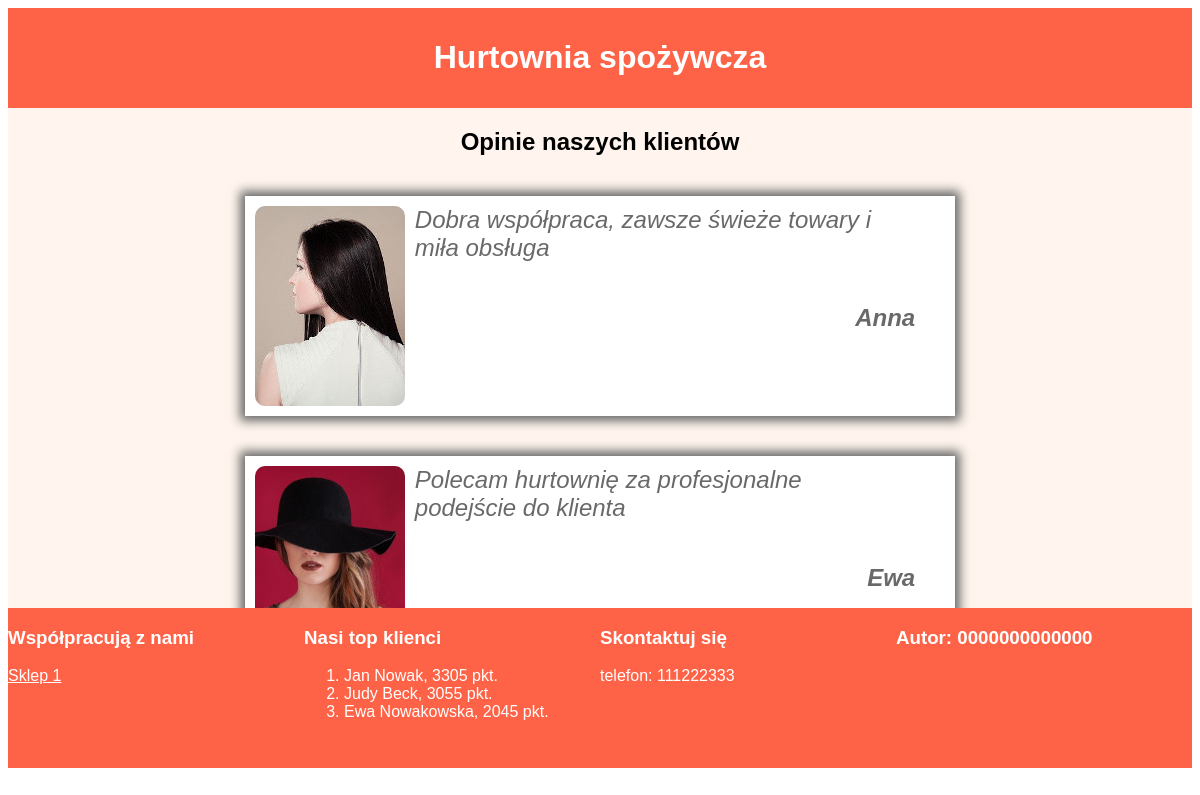
/03_raporty/opinie.php, run on the app's committed database.
### tables this page shows
CREATE TABLE `opinie` (
  `id` int(10) UNSIGNED NOT NULL,
  `Klienci_id` int(10) UNSIGNED NOT NULL,
  `opinia` text DEFAULT NULL,
  `ocena` tinyint(3) UNSIGNED DEFAULT NULL
);

CREATE TABLE `klienci` (
  `id` int(10) UNSIGNED NOT NULL,
  `Typy_id` int(10) UNSIGNED NOT NULL,
  `imie` text DEFAULT NULL,
  `nazwisko` text DEFAULT NULL,
  `zdjecie` varchar(20) DEFAULT NULL,
  `punkty` int(10) UNSIGNED DEFAULT NULL
);

### 03_raporty/opinie.php (the view, shortened to what this page needs)
<?php
$link = new mysqli('localhost','root','','5e_1_hurtownia');
$sql = "SELECT zdjecie, imie, opinia
        FROM klienci
        JOIN opinie on opinie.Klienci_id = klienci.id
        WHERE Typy_id IN (2,3)";
$result = $link -> query($sql);
$revievs = $result -> fetch_all(1);
$sql = "SELECT imie, nazwisko, punkty
        FROM Klienci
        ORDER BY punkty DESC
        LIMIT 3";
$result = $link -> query($sql);
$tops = $result -> fetch_all(1);
?>
<!DOCTYPE html>
<html lang="pl">
<head>
    <link rel="stylesheet" href="styl3.css">
</head>
<body>
    <header>
        <h1>Hurtownia spożywcza</h1>
    </header>
    <main>
        <h2>Opinie naszych klientów</h2>
        <?php
            foreach($revievs as $reviev){
                echo "<section>
                        <img src={$reviev['zdjecie']} alt='klient'>
                        <blockquote>{$reviev['opinia']}</blockquote>
                        <h4>{$reviev['imie']}</h4>
                    </section>";
            }
        ?>
    </main>
    <footer>
        <section>
            <h3>Współpracują z nami</h3>
            <a href="http://sklep.pl">Sklep 1</a>
        </section>
        <section>
            <h3>Nasi top klienci</h3>
            <ol>
                <?php
                    foreach($tops as $top){
                        echo "<li>{$top['imie']} {$top['nazwisko']}, {$top['punkty']} pkt.</li>";
                    }
                ?>
            </ol>
        </section>
        <section>
            <h3>Skontaktuj się</h3>
            <p>telefon: 111222333</p>
        </section>
        <section>
            <h3>Autor: 0000000000000</h3>
        </section>
    </footer>
</body>
</html>

### 03_raporty/styl3.css (style rules this page uses)
* { font-family: tahoma, sans-serif; }
header { background-color: tomato; color: white; padding: 10px; }
main { background-color: seashell; height: 500px; overflow: auto; }
footer { display: flex; }
footer section { background-color: tomato; color: white; width: 25%; height: 160px; }
main section { background-color: white; color: dimgray; width: 60%; height: 220px; margin: 40px auto; box-shadow: 0px 0px 10px 5px dimgray; }
img { float: left; margin: 10px; border-radius: 10px; }
blockquote { padding: 10px; font-size: 150%; font-style: italic; }
h1, h2 { text-align: center; }
h4 { text-align: right; margin-right: 40px; font-size: 150%; font-style: italic; }
a { color: white; }

### data on the page
opinie: Klienci.zdjecie (picture), opinia "Dobra współpraca, zawsze świeże towary i miła obsługa", Klienci.imie "Anna"
opinie: Klienci.zdjecie (picture), opinia "Polecam hurtownię za profesjonalne podejście do klienta", Klienci.imie "Ewa"
klienci: imie "Jan", nazwisko "Nowak", punkty "3305"
klienci: imie "Judy", nazwisko "Beck", punkty "3055"
klienci: imie "Ewa", nazwisko "Nowakowska", punkty "2045"
